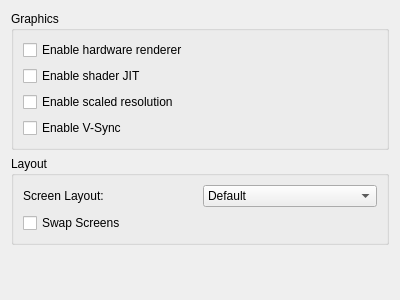
<?xml version="1.0" encoding="UTF-8"?>
<ui version="4.0">
 <class>ConfigureGraphics</class>
 <widget class="QWidget" name="ConfigureGraphics">
  <property name="geometry">
   <rect>
    <x>0</x>
    <y>0</y>
    <width>400</width>
    <height>300</height>
   </rect>
  </property>
  <property name="windowTitle">
   <string>Form</string>
  </property>
  <layout class="QVBoxLayout" name="verticalLayout">
   <item>
    <layout class="QVBoxLayout" name="verticalLayout_3">
     <item>
      <widget class="QGroupBox" name="groupBox">
       <property name="title">
        <string>Graphics</string>
       </property>
       <layout class="QVBoxLayout" name="verticalLayout_2">
        <item>
         <widget class="QCheckBox" name="toggle_hw_renderer">
          <property name="text">
           <string>Enable hardware renderer</string>
          </property>
         </widget>
        </item>
        <item>
         <widget class="QCheckBox" name="toggle_shader_jit">
          <property name="text">
           <string>Enable shader JIT</string>
          </property>
         </widget>
        </item>
        <item>
         <widget class="QCheckBox" name="toggle_scaled_resolution">
          <property name="text">
           <string>Enable scaled resolution</string>
          </property>
         </widget>
        </item>
        <item>
         <widget class="QCheckBox" name="toggle_vsync">
          <property name="text">
           <string>Enable V-Sync</string>
          </property>
         </widget>
        </item>
       </layout>
      </widget>
     </item>
    </layout>
   </item>
   <item>
    <widget class="QGroupBox" name="groupBox2">
     <property name="title">
      <string>Layout</string>
     </property>
     <layout class="QHBoxLayout" name="horizontalLayout_3">
      <item>
       <layout class="QVBoxLayout" name="verticalLayout_2">
        <item>
         <layout class="QHBoxLayout" name="horizontalLayout_3">
          <item>
           <widget class="QLabel" name="label1">
            <property name="text">
             <string>Screen Layout:</string>
            </property>
           </widget>
          </item>
          <item>
           <widget class="QComboBox" name="layout_combobox">
            <item>
             <property name="text">
              <string notr="true">Default</string>
             </property>
            </item>
            <item>
             <property name="text">
              <string notr="true">Single Screen</string>
             </property>
            </item>
            <item>
             <property name="text">
              <string notr="true">Large Screen</string>
             </property>
            </item>
           </widget>
          </item>
         </layout>
        </item>
        <item>
         <widget class="QCheckBox" name="swap_screen">
          <property name="text">
           <string>Swap Screens</string>
          </property>
         </widget>
        </item>
       </layout>
      </item>
     </layout>
    </widget>
   </item>
   <item>
    <spacer name="verticalSpacer">
     <property name="orientation">
      <enum>Qt::Vertical</enum>
     </property>
     <property name="sizeHint" stdset="0">
      <size>
       <width>20</width>
       <height>40</height>
      </size>
     </property>
    </spacer>
   </item>
  </layout>
 </widget>
 <resources/>
 <connections/>
</ui>
